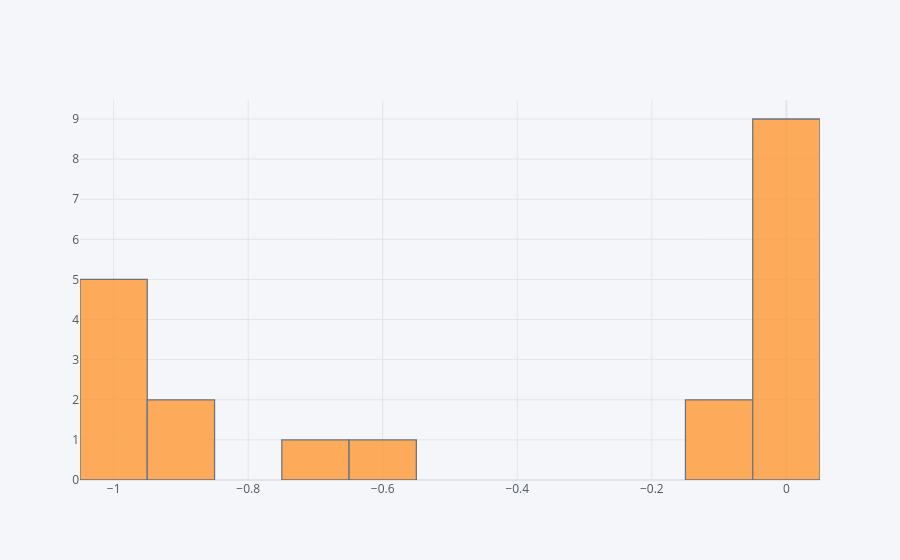

Notebook code for this chart:
### Markdown cell above
The **frequency distribution** for the compounded sentiment scores.

### Code cell
sentiment['compound'].iplot(kind='histogram', bins=15)

### Figure 1 — Plotly figure (JSON) as saved in the notebook; plotly's stock layout.template omitted (floating-point values rounded to 4 significant figures)
{"data": [{"histfunc": "count", "histnorm": "", "marker": {"color": "rgba(255, 153, 51, 1.0)", "line": {"color": "#4D5663", "width": 1.3}}, "name": "compound", "nbinsx": 15, "opacity": 0.8, "orientation": "v", "type": "histogram", "x": [0, 0, -0.959, -0.7003, -0.0516, -0.0516, 0, 0, -0.9447, -0.9545, -0.9847, -0.9831, -0.9921, 0, -0.6249, -0.9485, 0, 0, 0, 0]}], "layout": {"barmode": "overlay", "legend": {"bgcolor": "#F5F6F9", "font": {"color": "#4D5663"}}, "paper_bgcolor": "#F5F6F9", "plot_bgcolor": "#F5F6F9", "title": {"font": {"color": "#4D5663"}}, "xaxis": {"gridcolor": "#E1E5ED", "showgrid": true, "tickfont": {"color": "#4D5663"}, "title": {"font": {"color": "#4D5663"}, "text": ""}, "zerolinecolor": "#E1E5ED"}, "yaxis": {"gridcolor": "#E1E5ED", "showgrid": true, "tickfont": {"color": "#4D5663"}, "title": {"font": {"color": "#4D5663"}, "text": ""}, "zerolinecolor": "#E1E5ED"}}}
